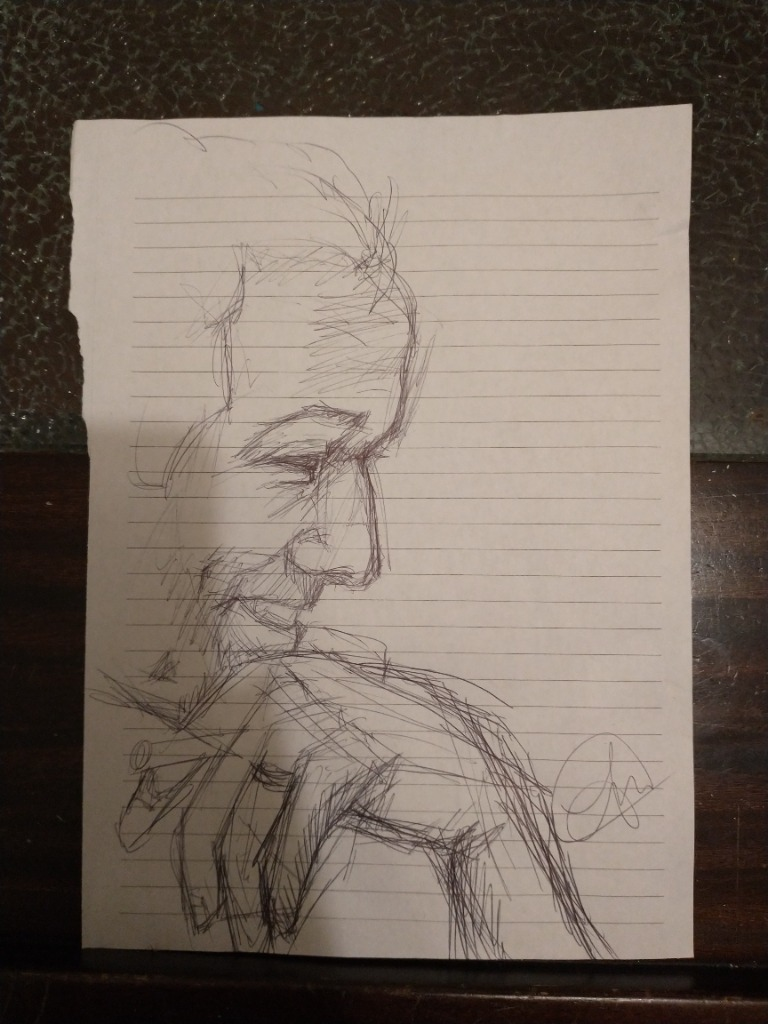
#> input picture assets/img/writing_sketch.jpg, 768 x 1024 px
$ python crop_images.py
#> lines starting #> are read from the running program, lines starting #| are printed output that depends on the picture
from PIL import Image

def crop_sketch():
    with Image.open("assets/img/writing_sketch.jpg") as img:
        # 768 x 1024
        # Crop borders: left, top, right, bottom
#> img is the input picture: PIL image 768x1024 RGB; mean R, G, B 121, 108.5, 98.1
        left = int(768 * 0.12)
        top = int(1024 * 0.18)
        right = int(768 * 0.95)
        bottom = int(1024 * 0.95)

        cropped = img.crop((left, top, right, bottom))
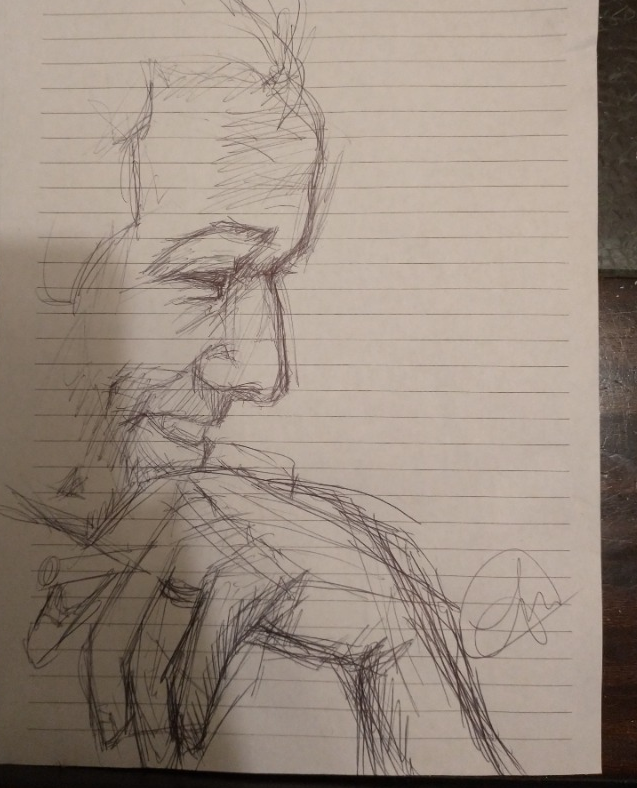
#> cropped: PIL image 637x788 RGB; mean R, G, B 154.5, 140.2, 128.5
        cropped.save("assets/img/me_sketch.jpg")
        print("Cropped sketch to me_sketch.jpg")

def crop_writing_hero():
    with Image.open("assets/img/writing_hero.jpg") as img:
        # 1024 x 771
        # Remove headphones on the left (20%), remove top above table cloth (35%)
        # Right and bottom remain the same.
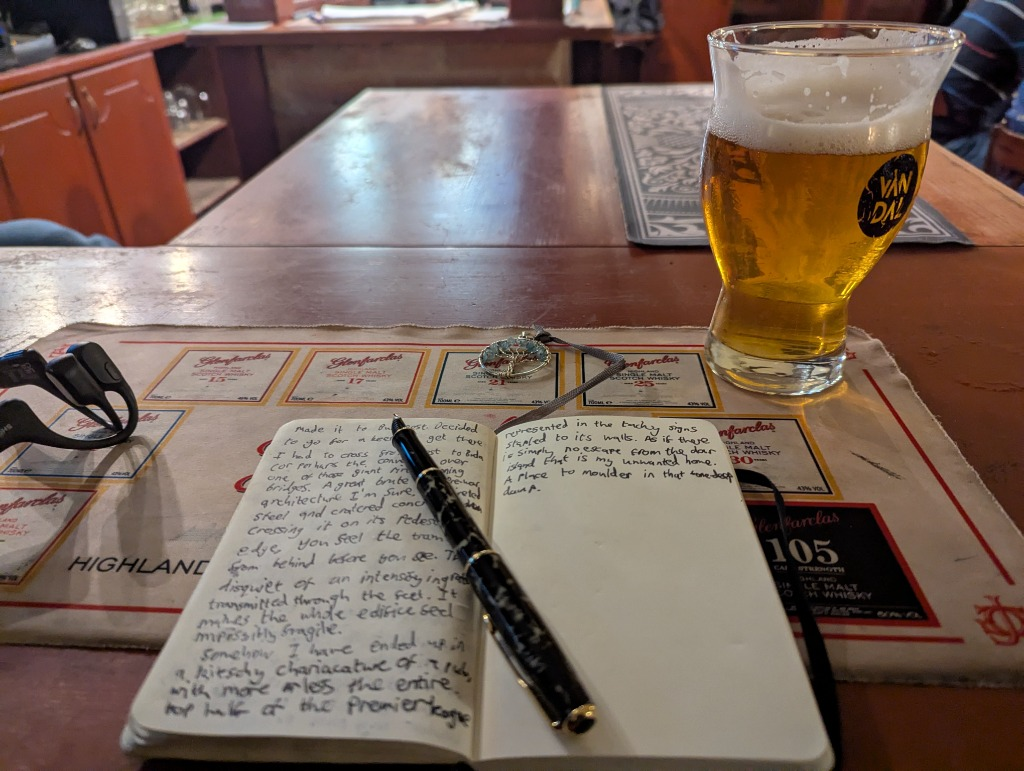
#> input picture assets/img/writing_hero.jpg, 1024 x 771 px
#> img is the input picture: PIL image 1024x771 RGB; mean R, G, B 123.9, 104, 92.9
        left = int(1024 * 0.22)
        top = int(771 * 0.38)
        right = 1024
        bottom = 771

        cropped = img.crop((left, top, right, bottom))
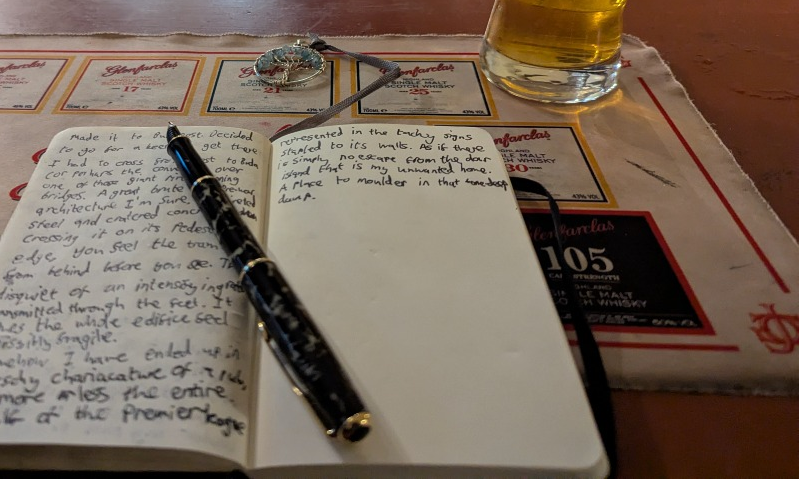
#> cropped: PIL image 799x479 RGB; mean R, G, B 120.4, 104, 89.8
        cropped.save("assets/img/writing_hero.jpg")
        print("Cropped writing_hero.jpg")

if __name__ == "__main__":
    crop_sketch()
    crop_writing_hero()
